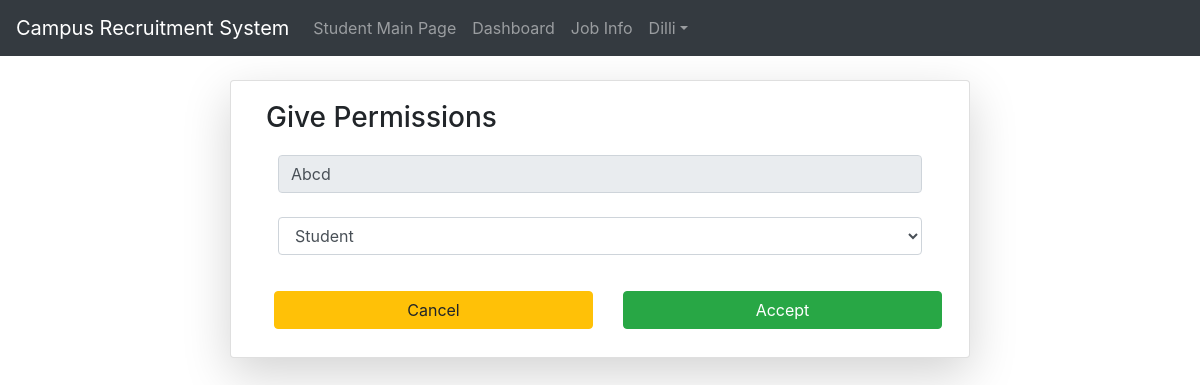
/eper/1/ (signed in), run on an earlier commit of the app's database.
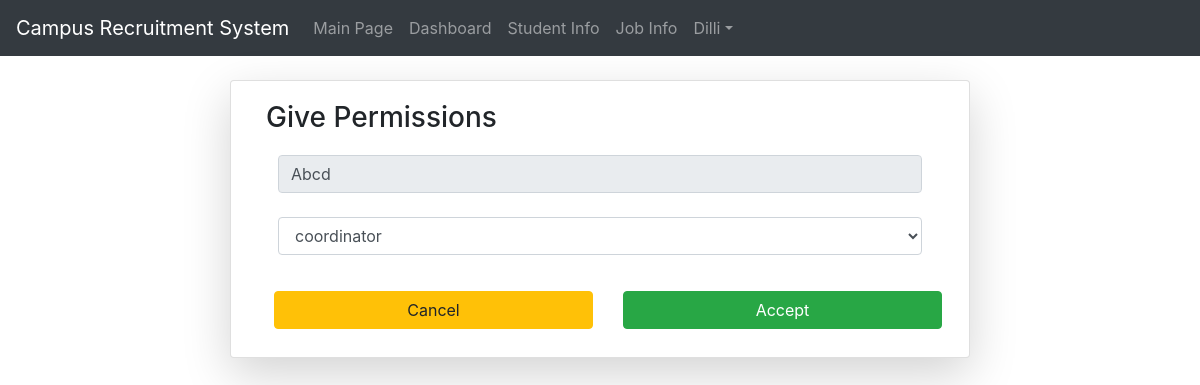
And on a later commit of the database.
### RevisedApp/models.py (models this page shows)
class User(AbstractUser):
	t=[('CSE','CSE'),('ECE','ECE'),('CIVIL','CIVIL'),('Mechanical','Mechanical'),('EEE','EEE'),('MBA','MBA')]
	y=[('III','III'),('IV','IV')]
	rollno=models.CharField(default='17AK1A000',max_length=10)
	dob=models.DateField(null=True)
	year=models.CharField(choices=y,max_length=5,null=True)
	dept=models.CharField(choices=t,max_length=12,null=True)
	phone_no=models.IntegerField(null=True)
	percentage=models.IntegerField(null=True)
	backlogs=models.IntegerField(null=True)
	pass_year=models.IntegerField(null=True)
	address=models.CharField(max_length=250,null=True)
	r=[(1,'coordinator'),(2,'Student'),(3,'Guest')]
	role=models.IntegerField(choices=r,default=2)

### RevisedApp/views.py (the view)
# urls.py: path('eper/<int:k>/',views.gvper,name='gp'),
def gvper(request,k):
	r=User.objects.get(id=k)
	if request.method == "POST":
		k=Usperm(request.POST,instance=r)
		if k.is_valid():
			k.save()
			return redirect('/per')
	k2= Usperm(instance=r)
	return render(request,'html/gvp.html',{'y':k2})

### RevisedApp/forms.py
class Usperm(forms.ModelForm):
	class Meta:
		model = User
		fields=["username","role"]
		widgets={
		 "username":forms.TextInput(attrs={"class":"form-control","readOnly":True,}),
		 "role":forms.Select(attrs={"class":"form-control"}),
		}

### RevisedApp/templates/html/gvp.html (shortened to what this page needs)
{% extends 'html/base.html' %}
{% block content %}
<div class="container mt-4">
	<div class="card col-md-8 mx-auto shadow-lg">
	<div class="card-body">
		<form method="POST">
		<h3>Give Permissions</h3>
		<table class="table table-borderless">
			{% for m in y %}
			<tr>
				<td>{{m}}</td>
			</tr>
			{% endfor %}
		</table>
		<div class="row">
			<div class="col">
				<a href="{% url 'perm' %}" class='btn btn-warning col-sm m-2'> Cancel</a>
				</div>
				<div class="col">
					<input type="submit" value="Accept" class="btn btn-success col-sm m-2">
				</div>
			</div>
		</form>
	</div>
	</div>
</div>
{% endblock %}

### RevisedApp/templates/html/navbar.html (shortened to what this page needs)
<nav class="navbar navbar-expand-md bg-dark navbar-dark">
  <a class="navbar-brand" href="{% url 'home' %}">Campus Recruitment System</a>
  <div class="collapse navbar-collapse" id="collapsibleNavbar">
    <ul class="navbar-nav">
      {% if not user.is_authenticated %}
      <li class="nav-item">
        <a class="nav-link" href="{% url 'home' %}">Home</a>
      </li>
      <li class="nav-item">
        <a class="nav-link" href="#">About</a>
      </li>
      <li class="nav-item">
        <a class="nav-link" href="{% url 'log' %}">Login/Register</a>
      </li>
      {% elif user.role == 1%}
      <li class="nav-item">
        <a class="nav-link" href="{% url 'main' %}">Main Page</a>
      </li>
      <li class="nav-item">
        <a class="nav-link" href="{% url 'dash' %}">Dashboard</a>
      </li>
      <li class="nav-item">
        <a class="nav-link" href="{% url 'perm' %}">Student Info</a>
      </li>
      <li class="nav-item">
        <a class="nav-link" href="{% url 'main' %}">Job Info</a>
      </li>
       <ul class="navbar-nav ml-auto" style="margin-right: 120px">
        {% if not user.is_authenticated %}
        <li class="nav-item">
          <a class="nav-link" href="{% url 'log' %}"> Login</a>
        </li>
        {% else %}
        <li class="dropdown">
          <a type="button" class="nav-link dropdown-toggle" data-toggle="dropdown">{{user.username}}</a>
        </li>
        {% endif %}
      </ul>
 {% elif user.role == 2%}
      <li class="nav-item">
        <a class="nav-link" href="{% url 'main' %}">Student Main Page</a>
      </li>
      <li class="nav-item">
        <a class="nav-link" href="{% url 'dash' %}">Dashboard</a>
      </li>
      <li class="nav-item">
        <a class="nav-link" href="{% url 'main' %}">Job Info</a>
      </li>
       <ul class="navbar-nav ml-auto" style="margin-right: 120px">
    {% if not user.is_authenticated %}
     <li class="nav-item">
      <a class="nav-link" href="{% url 'log' %}"> Login</a>
    </li>
    {% else %}
    <li class="dropdown">
        <a type="button" class="nav-link dropdown-toggle" data-toggle="dropdown">{{user.username}}</a>
</li>
{% endif %}
  </ul>
      {% endif %}
    </ul>
  </div>
</nav>

What changed in the data, as far as the page shows it:
changed User "Dilli": role 2 → 1 (drawn)
changed User "Abcd": role "Student" → "coordinator"
Also different on the page:
text no longer shown: "Student Main Page"
text now shown: "Main Page Student Info"
